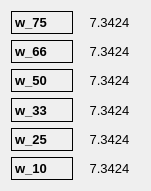
   <widget class="QWidget" name="gridLayoutWidget_9">
    <property name="geometry">
     <rect>
      <x>1200</x>
      <y>710</y>
      <width>151</width>
      <height>191</height>
     </rect>
    </property>
    <property name="font">
     <font>
      <pointsize>10</pointsize>
     </font>
    </property>
    <layout class="QGridLayout" name="gridLayout_9">
     <item row="2" column="0">
      <widget class="QLabel" name="label_52">
       <property name="font">
        <font>
         <pointsize>10</pointsize>
         <weight>75</weight>
         <bold>true</bold>
        </font>
       </property>
       <property name="frameShape">
        <enum>QFrame::Box</enum>
       </property>
       <property name="text">
        <string>w_50</string>
       </property>
       <property name="alignment">
        <set>Qt::AlignLeading|Qt::AlignLeft|Qt::AlignVCenter</set>
       </property>
      </widget>
     </item>
     <item row="4" column="0">
      <widget class="QLabel" name="label_54">
       <property name="font">
        <font>
         <pointsize>10</pointsize>
         <weight>75</weight>
         <bold>true</bold>
        </font>
       </property>
       <property name="frameShape">
        <enum>QFrame::Box</enum>
       </property>
       <property name="text">
        <string>w_25</string>
       </property>
       <property name="alignment">
        <set>Qt::AlignLeading|Qt::AlignLeft|Qt::AlignVCenter</set>
       </property>
      </widget>
     </item>
     <item row="0" column="0">
      <widget class="QLabel" name="label_30">
       <property name="font">
        <font>
         <pointsize>10</pointsize>
         <weight>75</weight>
         <bold>true</bold>
        </font>
       </property>
       <property name="frameShape">
        <enum>QFrame::Box</enum>
       </property>
       <property name="text">
        <string>w_75</string>
       </property>
       <property name="alignment">
        <set>Qt::AlignLeading|Qt::AlignLeft|Qt::AlignVCenter</set>
       </property>
      </widget>
     </item>
     <item row="1" column="0">
      <widget class="QLabel" name="label_53">
       <property name="font">
        <font>
         <pointsize>10</pointsize>
         <weight>75</weight>
         <bold>true</bold>
        </font>
       </property>
       <property name="frameShape">
        <enum>QFrame::Box</enum>
       </property>
       <property name="text">
        <string>w_66</string>
       </property>
       <property name="alignment">
        <set>Qt::AlignLeading|Qt::AlignLeft|Qt::AlignVCenter</set>
       </property>
      </widget>
     </item>
     <item row="3" column="0">
      <widget class="QLabel" name="label_55">
       <property name="font">
        <font>
         <pointsize>10</pointsize>
         <weight>75</weight>
         <bold>true</bold>
        </font>
       </property>
       <property name="frameShape">
        <enum>QFrame::Box</enum>
       </property>
       <property name="text">
        <string>w_33</string>
       </property>
       <property name="alignment">
        <set>Qt::AlignLeading|Qt::AlignLeft|Qt::AlignVCenter</set>
       </property>
      </widget>
     </item>
     <item row="5" column="0">
      <widget class="QLabel" name="label_56">
       <property name="font">
        <font>
         <pointsize>10</pointsize>
         <weight>75</weight>
         <bold>true</bold>
        </font>
       </property>
       <property name="frameShape">
        <enum>QFrame::Box</enum>
       </property>
       <property name="text">
        <string>w_10</string>
       </property>
       <property name="alignment">
        <set>Qt::AlignLeading|Qt::AlignLeft|Qt::AlignVCenter</set>
       </property>
      </widget>
     </item>
     <item row="0" column="1">
      <widget class="QLabel" name="w_75">
       <property name="font">
        <font>
         <pointsize>10</pointsize>
        </font>
       </property>
       <property name="frameShape">
        <enum>QFrame::NoFrame</enum>
       </property>
       <property name="text">
        <string>7.3424</string>
       </property>
       <property name="alignment">
        <set>Qt::AlignCenter</set>
       </property>
      </widget>
     </item>
     <item row="1" column="1">
      <widget class="QLabel" name="w_66">
       <property name="font">
        <font>
         <pointsize>10</pointsize>
        </font>
       </property>
       <property name="frameShape">
        <enum>QFrame::NoFrame</enum>
       </property>
       <property name="text">
        <string>7.3424</string>
       </property>
       <property name="alignment">
        <set>Qt::AlignCenter</set>
       </property>
      </widget>
     </item>
     <item row="2" column="1">
      <widget class="QLabel" name="w_50">
       <property name="font">
        <font>
         <pointsize>10</pointsize>
        </font>
       </property>
       <property name="frameShape">
        <enum>QFrame::NoFrame</enum>
       </property>
       <property name="text">
        <string>7.3424</string>
       </property>
       <property name="alignment">
        <set>Qt::AlignCenter</set>
       </property>
      </widget>
     </item>
     <item row="3" column="1">
      <widget class="QLabel" name="w_33">
       <property name="font">
        <font>
         <pointsize>10</pointsize>
        </font>
       </property>
       <property name="frameShape">
        <enum>QFrame::NoFrame</enum>
       </property>
       <property name="text">
        <string>7.3424</string>
       </property>
       <property name="alignment">
        <set>Qt::AlignCenter</set>
       </property>
      </widget>
     </item>
     <item row="4" column="1">
      <widget class="QLabel" name="w_25">
       <property name="font">
        <font>
         <pointsize>10</pointsize>
        </font>
       </property>
       <property name="frameShape">
        <enum>QFrame::NoFrame</enum>
       </property>
       <property name="text">
        <string>7.3424</string>
       </property>
       <property name="alignment">
        <set>Qt::AlignCenter</set>
       </property>
      </widget>
     </item>
     <item row="5" column="1">
      <widget class="QLabel" name="w_10">
       <property name="font">
        <font>
         <pointsize>10</pointsize>
        </font>
       </property>
       <property name="frameShape">
        <enum>QFrame::NoFrame</enum>
       </property>
       <property name="text">
        <string>7.3424</string>
       </property>
       <property name="alignment">
        <set>Qt::AlignCenter</set>
       </property>
      </widget>
     </item>
    </layout>
   </widget>
